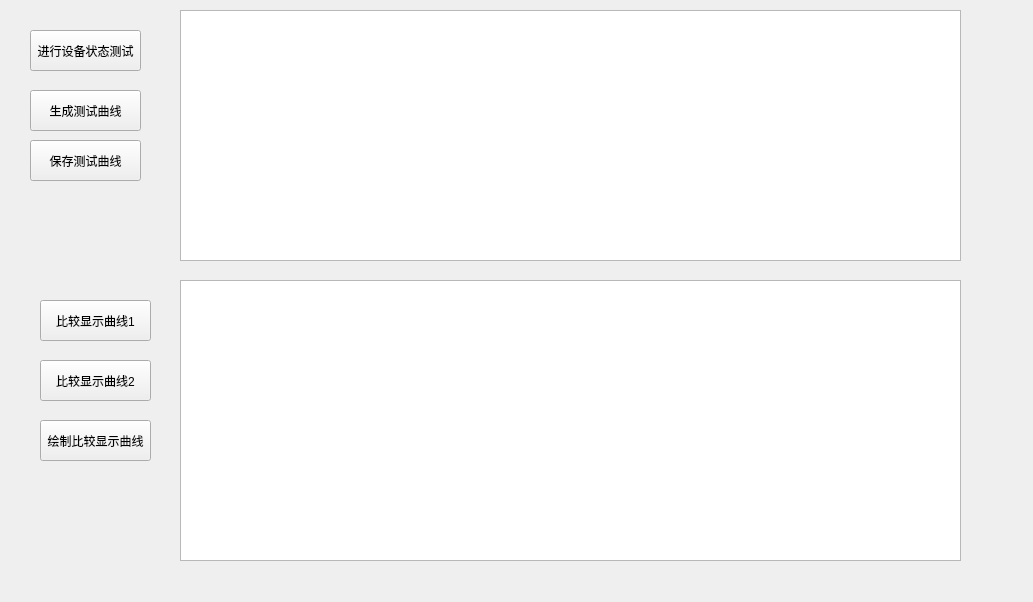
<?xml version="1.0" encoding="UTF-8"?>
<ui version="4.0">
 <class>Performanceandoptimization</class>
 <widget class="QWidget" name="Performanceandoptimization">
  <property name="geometry">
   <rect>
    <x>0</x>
    <y>0</y>
    <width>1033</width>
    <height>602</height>
   </rect>
  </property>
  <property name="windowTitle">
   <string>Form</string>
  </property>
  <widget class="QWidget" name="widget" native="true">
   <property name="geometry">
    <rect>
     <x>10</x>
     <y>10</y>
     <width>161</width>
     <height>221</height>
    </rect>
   </property>
   <widget class="QPushButton" name="pushButton">
    <property name="geometry">
     <rect>
      <x>20</x>
      <y>20</y>
      <width>111</width>
      <height>41</height>
     </rect>
    </property>
    <property name="text">
     <string>进行设备状态测试</string>
    </property>
   </widget>
   <widget class="QPushButton" name="pushButton_2">
    <property name="geometry">
     <rect>
      <x>20</x>
      <y>80</y>
      <width>111</width>
      <height>41</height>
     </rect>
    </property>
    <property name="text">
     <string>生成测试曲线</string>
    </property>
   </widget>
   <widget class="QPushButton" name="pushButton_3">
    <property name="geometry">
     <rect>
      <x>20</x>
      <y>130</y>
      <width>111</width>
      <height>41</height>
     </rect>
    </property>
    <property name="text">
     <string>保存测试曲线</string>
    </property>
   </widget>
  </widget>
  <widget class="QWidget" name="widget_2" native="true">
   <property name="geometry">
    <rect>
     <x>10</x>
     <y>280</y>
     <width>161</width>
     <height>251</height>
    </rect>
   </property>
   <widget class="QPushButton" name="pushButton_4">
    <property name="geometry">
     <rect>
      <x>30</x>
      <y>20</y>
      <width>111</width>
      <height>41</height>
     </rect>
    </property>
    <property name="text">
     <string>比较显示曲线1</string>
    </property>
   </widget>
   <widget class="QPushButton" name="pushButton_5">
    <property name="geometry">
     <rect>
      <x>30</x>
      <y>80</y>
      <width>111</width>
      <height>41</height>
     </rect>
    </property>
    <property name="text">
     <string>比较显示曲线2</string>
    </property>
   </widget>
   <widget class="QPushButton" name="pushButton_6">
    <property name="geometry">
     <rect>
      <x>30</x>
      <y>140</y>
      <width>111</width>
      <height>41</height>
     </rect>
    </property>
    <property name="text">
     <string>绘制比较显示曲线</string>
    </property>
   </widget>
  </widget>
  <widget class="QTextEdit" name="textEdit">
   <property name="geometry">
    <rect>
     <x>180</x>
     <y>10</y>
     <width>781</width>
     <height>251</height>
    </rect>
   </property>
  </widget>
  <widget class="QTextEdit" name="textEdit_2">
   <property name="geometry">
    <rect>
     <x>180</x>
     <y>280</y>
     <width>781</width>
     <height>281</height>
    </rect>
   </property>
  </widget>
 </widget>
 <resources/>
 <connections/>
</ui>
